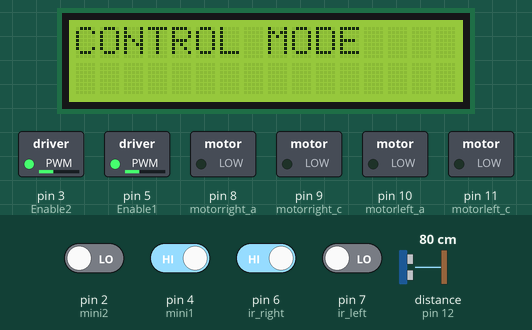
This sketch was run on a simulated Arduino Uno, built with avr-gcc and run on an emulated ATmega328P. Parts: 16×2 character LCD, switched loads named in the sketch (green lamp = pin HIGH). The test bench sets the inputs (shaded band); at power-on: pin 4 (mini1), pin 6 (ir_right) HIGH, pin 2 (mini2), pin 7 (ir_left) LOW, distance to the obstacle (sensor on pin 12) 80 cm. The echo pulse lasts 58.3 µs per cm; pins used as bus, display or sensor lines are not drawn; what the sketch prints to the serial monitor is not drawn.

Above: at 1.2 s.
1.3 s: pin 4 (mini1) driven LOW
At 2.4 s:
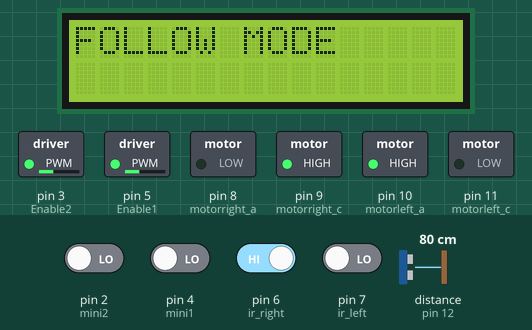
2.8 s: pin 2 (mini2) driven HIGH
At 4.0 s:
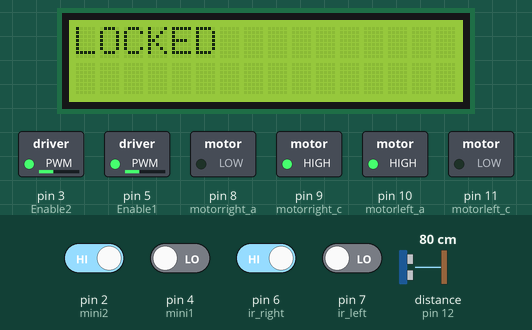
4.3 s: pin 2 (mini2) driven LOW
At 5.6 s:
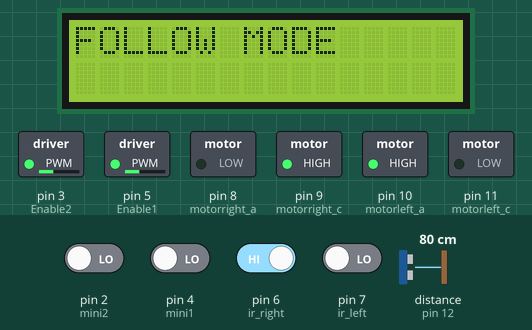
7.3 s: pin 6 (ir_right) driven LOW
At 8.0 s:
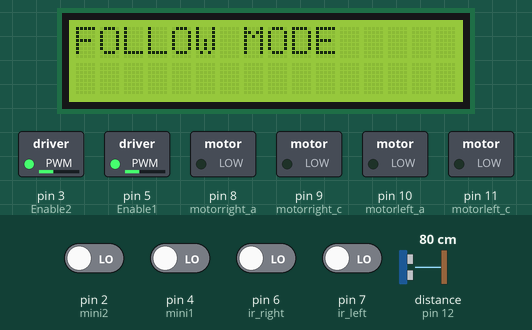
8.8 s: distance to the obstacle (sensor on pin 12) set to 23 cm
11.8 s: distance to the obstacle (sensor on pin 12) set to 18 cm
At 12.1 s:
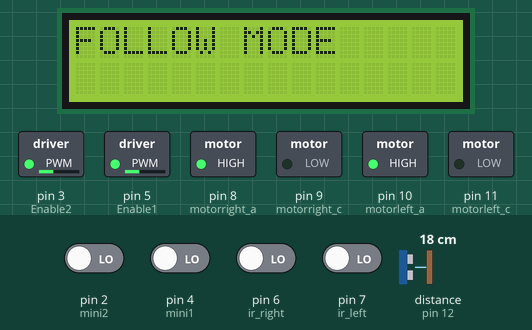
Timing chart, 0 to 14.3 s (numbered marks = the images above; inputs shaded):
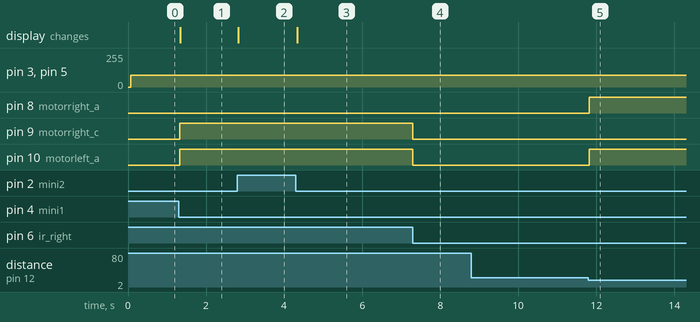

Measured:
- the behaviour switches between 21 and 20 cm on distance to the obstacle (sensor on pin 12) (found by bisection; images 4 and 5)
- after the input at 1.3 s, pin 9 (motorright_c), pin 10 (motorleft_a): LOW → HIGH at once; the display: changes at once (image 1)
- after the input at 2.8 s, the display: changes at once (image 2)
- after the input at 4.3 s, the display: changes at once (image 3)
- after the input at 7.3 s, pin 9 (motorright_c), pin 10 (motorleft_a): HIGH → LOW at once
- after the input at 8.8 s, every drawn part: stays the same
- after the input at 11.8 s, pin 8 (motorright_a), pin 10 (motorleft_a): LOW → HIGH at once

The sketch:

follow_me_robt.ino
```cpp
 #define Enable1 5  // Enable Pin for motor 1
#define Enable2 3  // Enable Pin for motor 2
#define trigpin 13
#define ecopin 12
#define motorleft_c 11
#define motorleft_a 10
#define motorright_c 9
#define motorright_a 8
#define ir_left 7
#define ir_right 6
#define mini1 4
#define mini2 2
#include <LiquidCrystal_I2C.h>
LiquidCrystal_I2C lcd(0x27, 16, 2);
void setup() {
  Serial.begin(9600);
  lcd.init();
  lcd.backlight();
  pinMode(Enable1, OUTPUT);
  pinMode(Enable2, OUTPUT);
  pinMode(trigpin,OUTPUT);
  pinMode(ecopin,INPUT);
  pinMode(motorleft_c,OUTPUT);
  pinMode(motorleft_a,OUTPUT);
  pinMode(motorright_c,OUTPUT);
  pinMode(motorright_a,OUTPUT);
  pinMode(ir_left,INPUT);
  pinMode(ir_right,INPUT);
  pinMode(mini1,INPUT);
  pinMode(mini2,INPUT);
  lcd.clear();
  lcd.setCursor(0,0);
  lcd.print("Helo..");
}

void loop() {

  analogWrite(Enable1, 90);
  analogWrite(Enable2, 90);
  if(digitalRead(mini2)==HIGH){
    lcd.setCursor(0,0);
    lcd.print("LOCKED      ");
    Serial.println("Recived locked");
    }
  else if(digitalRead(mini1)==LOW){

    lcd.setCursor(0,0);
    lcd.print("FOLLOW MODE ");
    Serial.println("Recived follow mode");
    }
  else if(digitalRead(mini1)==HIGH){

    lcd.setCursor(0,0);
    lcd.print("CONTROL MODE");
    Serial.println("Recived control mode");

    }

  if(digitalRead(mini1)==LOW && digitalRead(mini2)==LOW){
  digitalWrite(trigpin,HIGH);
  delayMicroseconds(10);
  digitalWrite(trigpin,LOW);
  long tim=pulseIn(ecopin,HIGH)/2;
  long distance=tim*0.034;
  //Serial.println(distance);
  if(distance<20){
    if(digitalRead(ir_left)==HIGH && digitalRead(ir_right)==LOW){
        digitalWrite(motorleft_c,HIGH);
        digitalWrite(motorright_a,HIGH);
        digitalWrite(motorleft_a,LOW);
        digitalWrite(motorright_c,LOW);
        //Serial.println("Left");
      }
    else if(digitalRead(ir_right)==HIGH && digitalRead(ir_left)==LOW){
        digitalWrite(motorleft_a,HIGH);
        digitalWrite(motorright_c,HIGH);
        digitalWrite(motorleft_c,LOW);
        digitalWrite(motorright_a,LOW);
        //Serial.println("Right");
      }
    else{
        digitalWrite(motorleft_a,HIGH);
        digitalWrite(motorright_a,HIGH);
        digitalWrite(motorleft_c,LOW);
        digitalWrite(motorright_c,LOW);
        //Serial.println("Forward");
      }


  }
  else if(digitalRead(ir_left)==HIGH && digitalRead(ir_right)==LOW){
        digitalWrite(motorleft_c,HIGH);
        digitalWrite(motorright_a,HIGH);
        digitalWrite(motorleft_a,LOW);
        digitalWrite(motorright_c,LOW);
        //Serial.println("Left");
      }
  else if(digitalRead(ir_right)==HIGH && digitalRead(ir_left)==LOW){
        digitalWrite(motorleft_a,HIGH);
        digitalWrite(motorright_c,HIGH);
        digitalWrite(motorleft_c,LOW);
        digitalWrite(motorright_a,LOW);
        //Serial.println("Right");
      }

  else{
    digitalWrite(motorleft_c,LOW);
    digitalWrite(motorleft_a,LOW);
    digitalWrite(motorright_c,LOW);
    digitalWrite(motorright_a,LOW);
    //Serial.println("Stopped");
    }
  }
}
```
